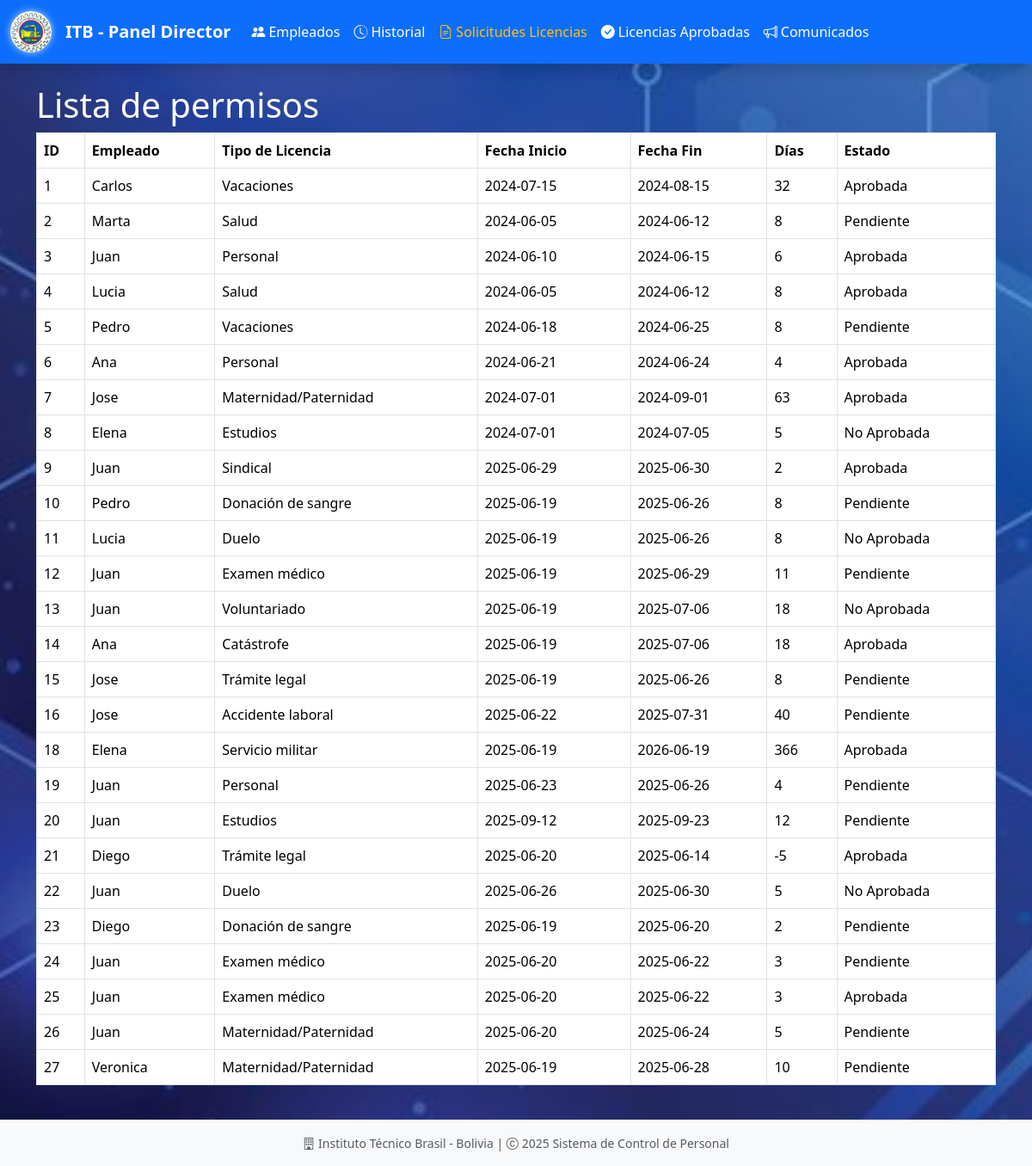
Screenshot of /director/solicitudes_licencia/ with the database file from the repository.
### models/solicitud_licencia_model.py (models this page shows, shortened)
class SolicitudLicencia(db.Model):
    __tablename__ = "solicitudes_licencia"
    id = db.Column(db.Integer, primary_key=True)
    fecha_solicitud = db.Column(db.Date, default=date.today, nullable=False)
    fecha_inicio = db.Column(db.Date, nullable=False)
    fecha_fin = db.Column(db.Date, nullable=False)
    motivo = db.Column(db.Text, nullable=False)
    empleado_id = db.Column(db.Integer, db.ForeignKey('empleados.id'), nullable=False)
    tipo_licencia_id = db.Column(db.Integer, db.ForeignKey('tipos_licencia.id'), nullable=False)
    empleado = db.relationship('Empleado', back_populates='solicitudes_licencia')
    tipo_licencia = db.relationship('TipoLicencia', back_populates='solicitudes')
    licencia_aprobada = db.relationship('LicenciaAprobada', back_populates='solicitud_licencia', uselist=False)
    @staticmethod
    def get_all():
        return SolicitudLicencia.query.all()

### models/empleado_model.py (models this page shows, shortened)
class Empleado(db.Model):
    __tablename__ = "empleados"
    id = db.Column(db.Integer, primary_key=True)
    nombre = db.Column(db.String(255), nullable=False)
    apellido = db.Column(db.String(255), nullable=False)
    ci = db.Column(db.String(20), nullable=False, unique=True)
    email = db.Column(db.String(255), nullable=False, unique=True)
    telefono = db.Column(db.String(20), nullable=False)
    fecha = db.Column(db.DateTime, nullable=False, default=datetime.utcnow)
    cargo_id = db.Column(db.Integer, db.ForeignKey('cargos.id'), nullable=False)
    cargo = db.relationship('Cargo', back_populates='empleados')
    usuarios = db.relationship('Usuario', back_populates='empleado', uselist=False)
    asistencias = db.relationship('Asistencia', back_populates='empleado', cascade='all, delete-orphan')
    historial_laboral = db.relationship('Historial', back_populates='empleado', cascade='all, delete-orphan')
    licencias_aprobadas = db.relationship('LicenciaAprobada', back_populates='empleado', cascade='all, delete-orphan')
    solicitudes_licencia = db.relationship('SolicitudLicencia', back_populates='empleado', cascade='all, delete-orphan')
    def delete(self):
        db.session.delete(self)
        db.session.commit()

### models/tipo_licencia_model.py (models this page shows, shortened)
class TipoLicencia(db.Model):
    __tablename__ = 'tipos_licencia'
    id = db.Column(db.Integer, primary_key=True)
    nombre = db.Column(db.String(100), nullable=False)
    descripcion = db.Column(db.String(200))
    solicitudes = db.relationship('SolicitudLicencia', back_populates='tipo_licencia', cascade='all, delete-orphan')
    def delete(self):
        db.session.delete(self)
        db.session.commit()

### models/licencia_aprobada_model.py (models this page shows, shortened)
class LicenciaAprobada(db.Model):
    __tablename__ = "licencias_aprobadas"
    id = db.Column(db.Integer, primary_key=True)
    empleado_id = db.Column(db.Integer, db.ForeignKey('empleados.id'), nullable=False)
    solicitud_licencia_id = db.Column(db.Integer, db.ForeignKey('solicitudes_licencia.id'))
    estado = db.Column(db.String(20), nullable=True)
    empleado = db.relationship('Empleado', back_populates='licencias_aprobadas')
    solicitud_licencia = db.relationship('SolicitudLicencia', back_populates='licencia_aprobada')

### controllers/solicitud_licencia_controller.py (the view)
@solicitud_licencia_director_bp.route('/')
def index_director():
    solicitudes = SolicitudLicencia.get_all()
    for solicitud in solicitudes:
        if solicitud.fecha_inicio and solicitud.fecha_fin:
            solicitud.dias_permiso = (solicitud.fecha_fin - solicitud.fecha_inicio).days + 1
        else:
            solicitud.dias_permiso = 0
    return solicitud_licencia_view.director_list(solicitudes)

### run.py (called while the page is built)
@app.context_processor
def inject_active_path():
    def is_active(path):
        return 'active' if request.path == path else ''
    return(dict(is_active = is_active))

### views/solicitud_licencia_view.py (called while the page is built)
def director_list(solicitudes):
    return render_template('director/solicitud_licencias/index.html', solicitudes=solicitudes)

### templates/director/solicitud_licencias/index.html (shortened to what this page needs)
{% extends 'director/base.html' %}
{% block content %}
<h1>Lista de permisos</h1>
<table class="table table-bordered">
    <thead>
        <tr>
            <th>ID</th>
            <th>Empleado</th>
            <th>Tipo de Licencia</th>
            <th>Fecha Inicio</th>
            <th>Fecha Fin</th>
            <th>Días</th>
            <th>Estado</th>
        </tr>
    </thead>
    <tbody>
        {% for solicitud in solicitudes %}
        <tr>
            <td>{{ solicitud.id }}</td>
            <td>{{ solicitud.empleado.nombre }}</td>
            <td>{{ solicitud.tipo_licencia.nombre }}</td>
            <td>{{ solicitud.fecha_inicio }}</td>
            <td>{{ solicitud.fecha_fin }}</td>
            <td>{{ solicitud.dias_permiso }}</td>
            <td>{{ solicitud.licencia_aprobada.estado }}</td>
        </tr>
        {% endfor %}
    </tbody>
</table>
{% endblock %}

### static/style/style_director.css (style rules this page uses)
:root { --primary-color: #0d6efd; --secondary-color: #6c757d; --success-color: #198754; --info-color: #0dcaf0; --warning-color: #ffc107; --danger-color: #dc3545; --light-color: #f8f9fa; --dark-color: #212529; --page-bg: url('/static/images/background.jpg') no-repeat center center fixed; --page-bg-size: cover; }
body { font-family: 'Segoe UI', Tahoma, Geneva, Verdana, sans-serif; background: var(--page-bg); background-size: var(--page-bg-size); color: #ffffff; min-height: 100vh; display: flex; flex-direction: column; }

### rows the page displays
SolicitudLicencia: id "1", empleado.nombre "Carlos", tipo_licencia.nombre "Vacaciones", fecha_inicio "2024-07-15", fecha_fin "2024-08-15", dias_permiso "32", licencia_aprobada.estado "Aprobada"
SolicitudLicencia: id "2", empleado.nombre "Marta", tipo_licencia.nombre "Salud", fecha_inicio "2024-06-05", fecha_fin "2024-06-12", dias_permiso "8", licencia_aprobada.estado "Pendiente"
SolicitudLicencia: id "3", empleado.nombre "Juan", tipo_licencia.nombre "Personal", fecha_inicio "2024-06-10", fecha_fin "2024-06-15", dias_permiso "6", licencia_aprobada.estado "Aprobada"
SolicitudLicencia: id "4", empleado.nombre "Lucia", tipo_licencia.nombre "Salud", fecha_inicio "2024-06-05", fecha_fin "2024-06-12", dias_permiso "8", licencia_aprobada.estado "Aprobada"
SolicitudLicencia: id "5", empleado.nombre "Pedro", tipo_licencia.nombre "Vacaciones", fecha_inicio "2024-06-18", fecha_fin "2024-06-25", dias_permiso "8", licencia_aprobada.estado "Pendiente"
SolicitudLicencia: id "6", empleado.nombre "Ana", tipo_licencia.nombre "Personal", fecha_inicio "2024-06-21", fecha_fin "2024-06-24", dias_permiso "4", licencia_aprobada.estado "Aprobada"
SolicitudLicencia: id "7", empleado.nombre "Jose", tipo_licencia.nombre "Maternidad/Paternidad", fecha_inicio "2024-07-01", fecha_fin "2024-09-01", dias_permiso "63", licencia_aprobada.estado "Aprobada"
SolicitudLicencia: id "8", empleado.nombre "Elena", tipo_licencia.nombre "Estudios", fecha_inicio "2024-07-01", fecha_fin "2024-07-05", dias_permiso "5", licencia_aprobada.estado "No Aprobada"
SolicitudLicencia: id "9", empleado.nombre "Juan", tipo_licencia.nombre "Sindical", fecha_inicio "2025-06-29", fecha_fin "2025-06-30", dias_permiso "2", licencia_aprobada.estado "Aprobada"
SolicitudLicencia: id "10", empleado.nombre "Pedro", tipo_licencia.nombre "Donación de sangre", fecha_inicio "2025-06-19", fecha_fin "2025-06-26", dias_permiso "8", licencia_aprobada.estado "Pendiente"
SolicitudLicencia: id "11", empleado.nombre "Lucia", tipo_licencia.nombre "Duelo", fecha_inicio "2025-06-19", fecha_fin "2025-06-26", dias_permiso "8", licencia_aprobada.estado "No Aprobada"
SolicitudLicencia: id "12", empleado.nombre "Juan", tipo_licencia.nombre "Examen médico", fecha_inicio "2025-06-19", fecha_fin "2025-06-29", dias_permiso "11", licencia_aprobada.estado "Pendiente"
SolicitudLicencia: id "13", empleado.nombre "Juan", tipo_licencia.nombre "Voluntariado", fecha_inicio "2025-06-19", fecha_fin "2025-07-06", dias_permiso "18", licencia_aprobada.estado "No Aprobada"
SolicitudLicencia: id "14", empleado.nombre "Ana", tipo_licencia.nombre "Catástrofe", fecha_inicio "2025-06-19", fecha_fin "2025-07-06", dias_permiso "18", licencia_aprobada.estado "Aprobada"
SolicitudLicencia: id "15", empleado.nombre "Jose", tipo_licencia.nombre "Trámite legal", fecha_inicio "2025-06-19", fecha_fin "2025-06-26", dias_permiso "8", licencia_aprobada.estado "Pendiente"
SolicitudLicencia: id "16", empleado.nombre "Jose", tipo_licencia.nombre "Accidente laboral", fecha_inicio "2025-06-22", fecha_fin "2025-07-31", dias_permiso "40", licencia_aprobada.estado "Pendiente"
SolicitudLicencia: id "18", empleado.nombre "Elena", tipo_licencia.nombre "Servicio militar", fecha_inicio "2025-06-19", fecha_fin "2026-06-19", dias_permiso "366", licencia_aprobada.estado "Aprobada"
SolicitudLicencia: id "19", empleado.nombre "Juan", tipo_licencia.nombre "Personal", fecha_inicio "2025-06-23", fecha_fin "2025-06-26", dias_permiso "4", licencia_aprobada.estado "Pendiente"
SolicitudLicencia: id "20", empleado.nombre "Juan", tipo_licencia.nombre "Estudios", fecha_inicio "2025-09-12", fecha_fin "2025-09-23", dias_permiso "12", licencia_aprobada.estado "Pendiente"
SolicitudLicencia: id "21", empleado.nombre "Diego", tipo_licencia.nombre "Trámite legal", fecha_inicio "2025-06-20", fecha_fin "2025-06-14", dias_permiso "-5", licencia_aprobada.estado "Aprobada"
SolicitudLicencia: id "22", empleado.nombre "Juan", tipo_licencia.nombre "Duelo", fecha_inicio "2025-06-26", fecha_fin "2025-06-30", dias_permiso "5", licencia_aprobada.estado "No Aprobada"
SolicitudLicencia: id "23", empleado.nombre "Diego", tipo_licencia.nombre "Donación de sangre", fecha_inicio "2025-06-19", fecha_fin "2025-06-20", dias_permiso "2", licencia_aprobada.estado "Pendiente"
SolicitudLicencia: id "24", empleado.nombre "Juan", tipo_licencia.nombre "Examen médico", fecha_inicio "2025-06-20", fecha_fin "2025-06-22", dias_permiso "3", licencia_aprobada.estado "Pendiente"
SolicitudLicencia: id "25", empleado.nombre "Juan", tipo_licencia.nombre "Examen médico", fecha_inicio "2025-06-20", fecha_fin "2025-06-22", dias_permiso "3", licencia_aprobada.estado "Aprobada"
SolicitudLicencia: id "26", empleado.nombre "Juan", tipo_licencia.nombre "Maternidad/Paternidad", fecha_inicio "2025-06-20", fecha_fin "2025-06-24", dias_permiso "5", licencia_aprobada.estado "Pendiente"
SolicitudLicencia: id "27", empleado.nombre "Veronica", tipo_licencia.nombre "Maternidad/Paternidad", fecha_inicio "2025-06-19", fecha_fin "2025-06-28", dias_permiso "10", licencia_aprobada.estado "Pendiente"
